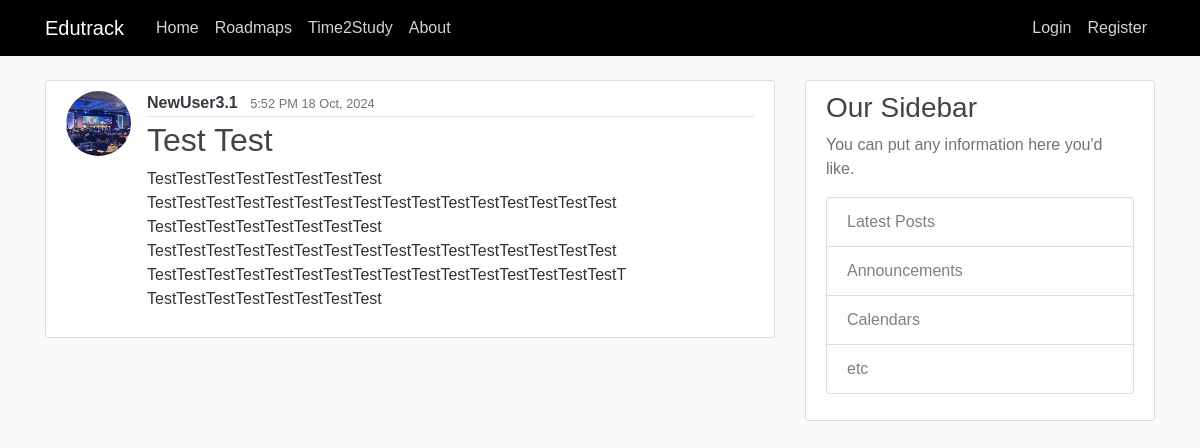
The page /post/13/ on the database its author committed.
### main/models.py (models this page shows, shortened)
class Post(models.Model):
    title = models.CharField(max_length=100)
    content = models.TextField()
    date_posted = models.DateTimeField(default=timezone.now)
    author = models.ForeignKey(User, on_delete=models.CASCADE)

### users/models.py (models this page shows, shortened)
class Profile(models.Model):
    user = models.OneToOneField(User, on_delete=models.CASCADE)
    image = models.ImageField(default= 'default.jpg', upload_to='profile_pics')

### main/views.py (the view)
# urls.py: path('post/<int:pk>/', PostDetailView.as_view(), name='post-detail'),
class PostDetailView(DetailView):
    model = Post

### main/templates/main/post_detail.html (shortened to what this page needs)
{% extends "main/base.html" %}
{% block content %}
    <article class="media content-section">
        <img class="rounded-circle article-img" src="{{ object.author.profile.image.url }}">
    <div class="media-body">
        <div class="article-metadata">
            <a class="mr-2 font-weight-bold text-dark text-decoration-none" href="{% url 'user-posts' object.author.username %}">{{ object.author }}</a>
        <small class="text-muted">{{ object.date_posted|date:"f A d M, Y" }}</small>
        </div>
        <h2 class="article-title">{{ object.title }}</h2>
        <p class="article-content">{{ object.content }}</p>
    </div>
    </article>
{% endblock content %}

### main/static/main/css/main.css (style rules this page uses)
body { background: #fafafa; color: #333333; margin-top: 5rem; font-family: Arial, sans-serif; }
h1, h2, h3, h4, h5, h6 { color: #444444; }
.content-section { background: #ffffff; padding: 10px 20px; border: 1px solid #dddddd; border-radius: 3px; margin-bottom: 20px; }
.article-title { color: #444444; }
.article-content { white-space: pre-line; }
.article-img { height: 65px; width: 65px; margin-right: 16px; }
.article-metadata { padding-bottom: 1px; margin-bottom: 4px; border-bottom: 1px solid #e3e3e3; }

### rows shown on the page
Post: author.profile.image (picture), author "NewUser3.1", date_posted "5:52 PM 18 Oct, 2024", title "Test Test", content "TestTestTestTestTestTestTestTest TestTestTestTestTestTestTestTestTestTestTestTestTestTestTestTest TestTestTestTestTestTestTestTest TestTestTestTestTestTestTestTestTestTestTestTestTestTestTestTest TestTestTestTestTestTestTestTestTestTestTestTestTestTestTestTestT TestTestTestTestTestTestTestTest"
